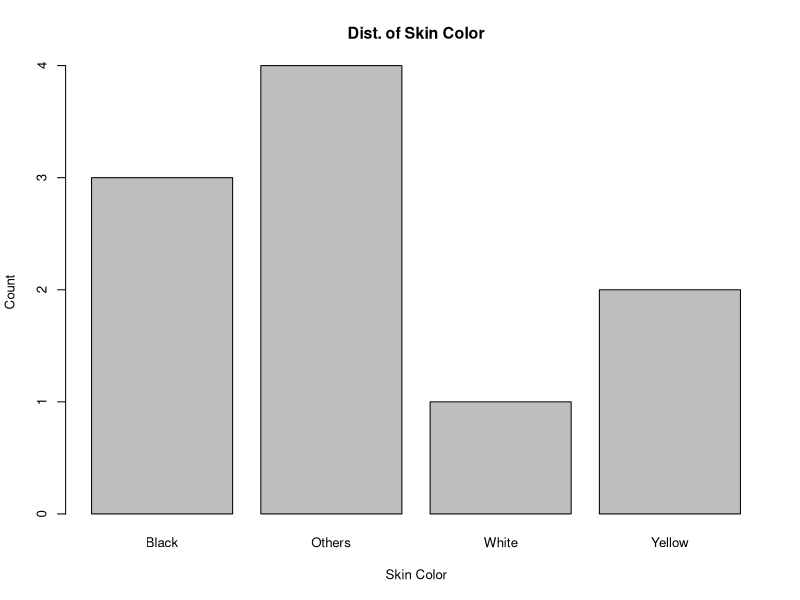
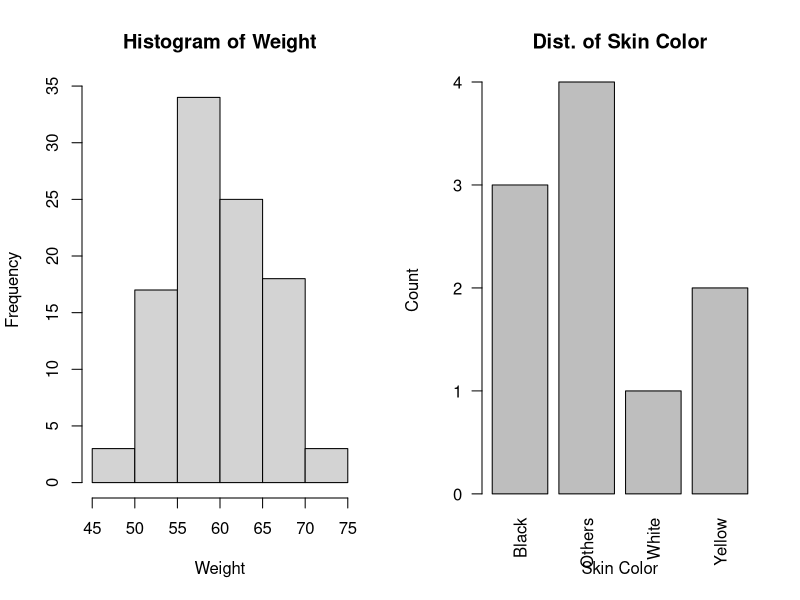
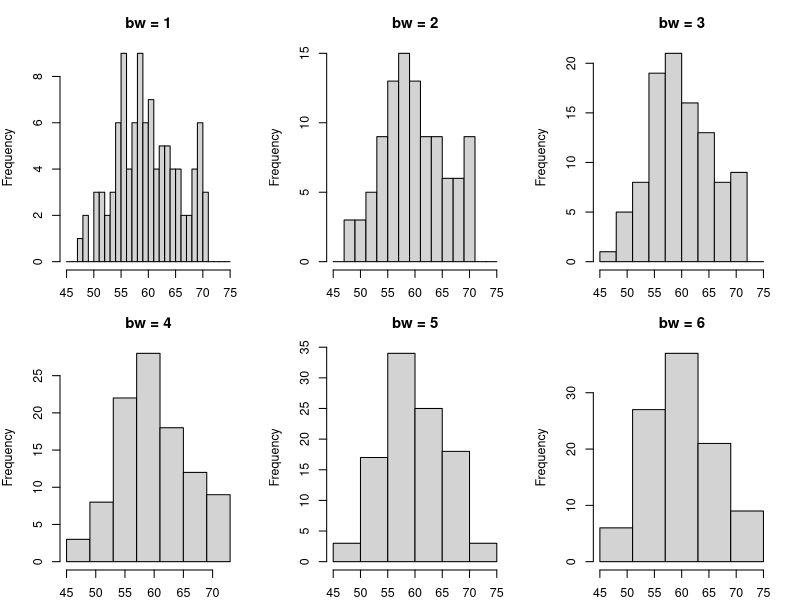
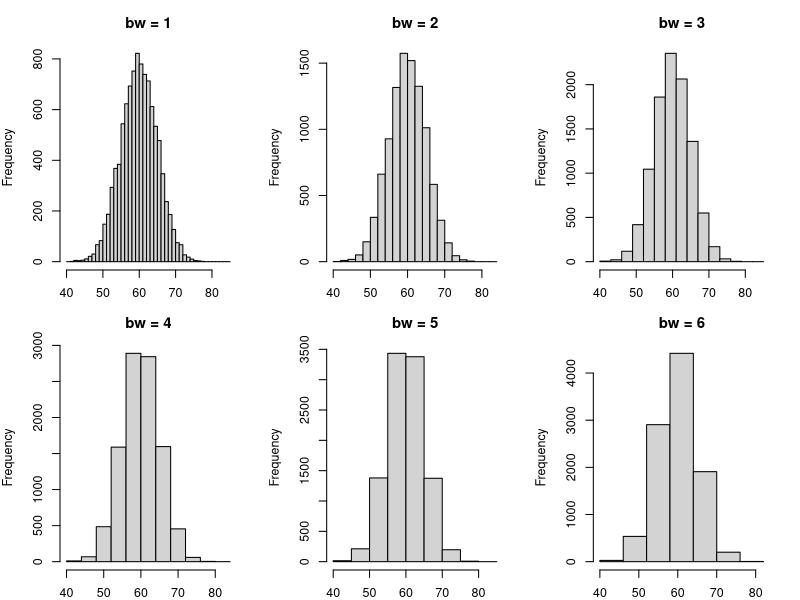
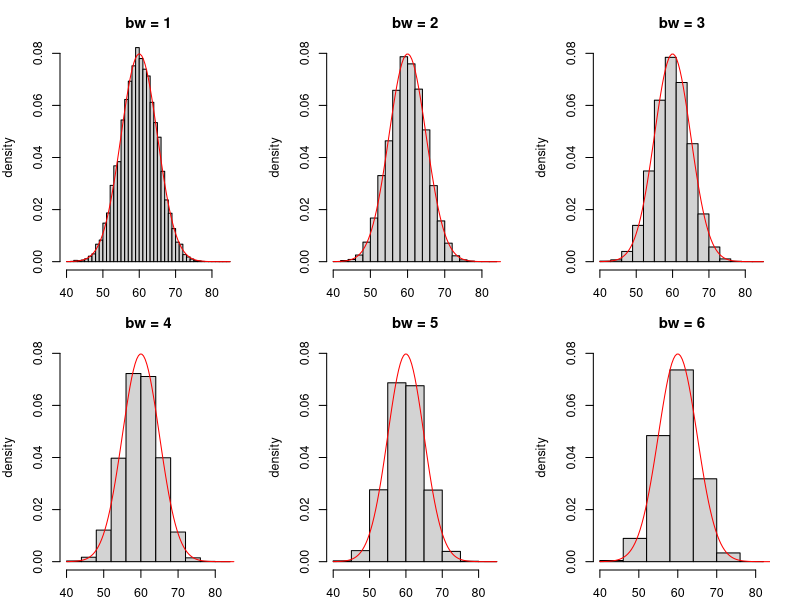
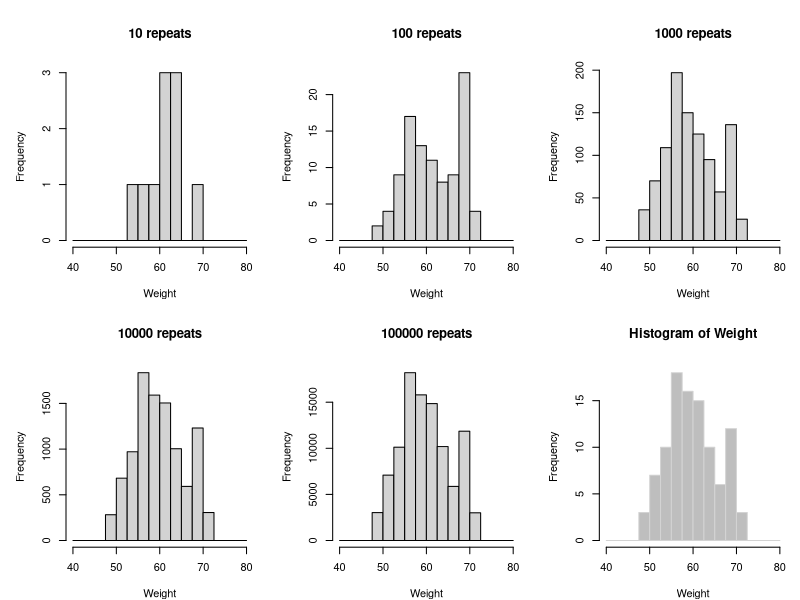

The R source for these figures, in order: (Note: this script raises an error after producing the figures.)
## ---- chunk 1
rm(list=ls(all=T))
knitr::opts_chunk$set(comment = NA)
knitr::opts_knit$set(global.par = TRUE)
par(cex=0.8)
options(scipen=20, digits=5, width=90)
library(magrittr)
## ---- chunk 2
Skin = rep(c("White","Yellow","Black","Others"), (1:4)) %>% factor
Skin
## ---- chunk 3
table(Skin)
## ---- chunk 4
barplot(table(Skin), main="Dist. of Skin Color",xlab="Skin Color", ylab="Count")
## ---- chunk 5
set.seed(2)                 # set.seed for randomization
Weight = rnorm(100,60,5)
## ---- chunk 6
par0 = par(cex=0.3, mfrow=c(1,2))
hist(Weight)
barplot(table(Skin), main="Dist. of Skin Color",xlab="Skin Color", ylab="Count",las=2)
## ---- chunk 7
par(mfrow=c(2,3), cex=0.75, mar=c(2,4,3,2))
for(bw in 1:6)
  hist(Weight, seq(45,75,bw), main=paste("bw =",bw),xlab="")
## ---- chunk 8
set.seed(4); W10K = rnorm(10000,60,5) 
for(bw in 1:6) {
  hist(W10K, breaks=seq(40,85,bw), main=paste("bw =",bw),xlab="")
  }
## ---- chunk 9
for(bw in 1:6) {
  hist(W10K,breaks=seq(40,85,bw),freq=F,ylim=c(0,0.08),main=paste("bw =",bw),ylab="density")
  curve(dnorm(x,60,5),40,85,col='red',add=T)
  }
## ---- chunk 10
sample(Skin, size=1)   # sample size = 1
## ---- chunk 11
skin1_10 = replicate(n=10, expr=sample(Skin, size=1))
skin1_10
## ---- chunk 12
Skin %>% table %>% prop.table
skin1_10 %>% table %>% prop.table
## ---- chunk 13
t0 = Sys.time()
Trials = list(
  skin1_10 =   replicate(10, sample(Skin, size=1)),
  skin1_100 =  replicate(100, sample(Skin, size=1)),
  skin1_1K =   replicate(1000, sample(Skin, size=1)),
  skin1_10K =  replicate(10000, sample(Skin, size=1)),
  skin1_100K = replicate(100000, sample(Skin, size=1)),
  skin1_1M = replicate(1000000, sample(Skin, size=1))
  )
Sys.time() - t0
## ---- chunk 14
sapply(Trials, length)
## ---- chunk 15
sapply(Trials, function(v) {
  prop.table(table(v))
  })
## ---- chunk 16
Trials = list(
  weight1_10 =   replicate(10, sample(Weight, size=1)),
  weight1_100 =  replicate(100, sample(Weight, size=1)),
  weight1_1K =   replicate(1000, sample(Weight, size=1)),
  weight1_10K =  replicate(10000, sample(Weight, size=1)),
  weight1_100K = replicate(100000, sample(Weight, size=1))
  )
## ---- chunk 17
par(cex=0.75, mfrow=c(2,3), mar=c(4,5,5,1))
for(v in Trials) { hist(
  v, breaks=seq(40,80,2.5), 
  main=paste(length(v),"repeats"), 
  xlab="Weight"
  )}
hist(Weight, breaks=seq(40,80,2.5), col='gray', border='lightgray' )
## ---- chunk 18
lapply(10^(1:6), replicate, sample(Weight, 1)) %>% lapply(function(v) {
  hist(v, breaks=seq(40,80,2.5), main=paste(length(v),"repeats"), xlab="") 
  }) -> z
## ---- chunk 19
par(par0)
